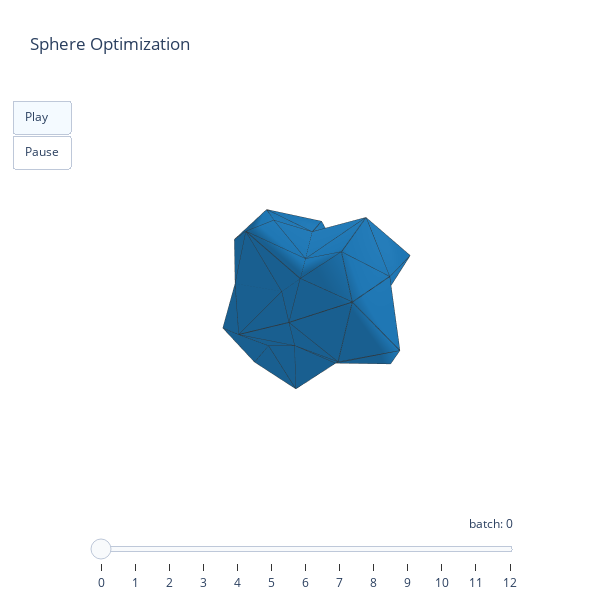

This figure's notebook cell:
### Code cell
animation_3D.get_fig(duration=50).show()

# The following values should hopefully both be near 1.0
print(np.min(rho), np.max(rho))

### Figure 1 — Plotly figure (JSON) as saved in the notebook; plotly's stock layout.template omitted (floating-point values rounded to 4 significant figures; data arrays with more than 128 entries replaced by an {"elided": "..."} marker saying what was removed)
{"data": [{"facecolor": ["rgb(31, 119, 180)", "rgb(31, 119, 180)", "rgb(31, 119, 180)", "rgb(31, 119, 180)", "rgb(31, 119, 180)", "rgb(31, 119, 180)", "rgb(31, 119, 180)", "rgb(31, 119, 180)", "rgb(31, 119, 180)", "rgb(31, 119, 180)", "rgb(31, 119, 180)", "rgb(31, 119, 180)", "rgb(31, 119, 180)", "rgb(31, 119, 180)", "rgb(31, 119, 180)", "rgb(31, 119, 180)", "rgb(31, 119, 180)", "rgb(31, 119, 180)", "rgb(31, 119, 180)", "rgb(31, 119, 180)", "rgb(31, 119, 180)", "rgb(31, 119, 180)", "rgb(31, 119, 180)", "rgb(31, 119, 180)", "rgb(31, 119, 180)", "rgb(31, 119, 180)", "rgb(31, 119, 180)", "rgb(31, 119, 180)", "rgb(31, 119, 180)", "rgb(31, 119, 180)", "rgb(31, 119, 180)", "rgb(31, 119, 180)", "rgb(31, 119, 180)", "rgb(31, 119, 180)", "rgb(31, 119, 180)", "rgb(31, 119, 180)", "rgb(31, 119, 180)", "rgb(31, 119, 180)", "rgb(31, 119, 180)", "rgb(31, 119, 180)", "rgb(31, 119, 180)", "rgb(31, 119, 180)", "rgb(31, 119, 180)", "rgb(31, 119, 180)", "rgb(31, 119, 180)", "rgb(31, 119, 180)", "rgb(31, 119, 180)", "rgb(31, 119, 180)", "rgb(31, 119, 180)", "rgb(31, 119, 180)", "rgb(31, 119, 180)", "rgb(31, 119, 180)", "rgb(31, 119, 180)", "rgb(31, 119, 180)", "rgb(31, 119, 180)", "rgb(31, 119, 180)", "rgb(31, 119, 180)", "rgb(31, 119, 180)", "rgb(31, 119, 180)", "rgb(31, 119, 180)", "rgb(31, 119, 180)", "rgb(31, 119, 180)", "rgb(31, 119, 180)", "rgb(31, 119, 180)", "rgb(31, 119, 180)", "rgb(31, 119, 180)", "rgb(31, 119, 180)", "rgb(31, 119, 180)", "rgb(31, 119, 180)", "rgb(31, 119, 180)", "rgb(31, 119, 180)", "rgb(31, 119, 180)", "rgb(31, 119, 180)", "rgb(31, 119, 180)", "rgb(31, 119, 180)", "rgb(31, 119, 180)", "rgb(31, 119, 180)", "rgb(31, 119, 180)", "rgb(31, 119, 180)", "rgb(31, 119, 180)"], "i": [0, 12, 13, 13, 0, 13, 15, 15, 0, 14, 12, 12, 0, 15, 16, 16, 0, 16, 14, 14, 1, 17, 19, 19, 1, 18, 17, 17, 1, 19, 21, 21, 1, 20, 18, 18, 1, 21, 20, 20, 2, 23, 25, 25, 2, 24, 22, 22, 2, 25, 24, 24, 3, 26, 28, 28, 3, 28, 29, 29, 3, 29, 27, 27, 4, 30, 31, 31, 4, 32, 30, 30, 5, 33, 35, 35, 5, 34, 33, 33], "j": [12, 2, 22, 12, 13, 4, 31, 13, 14, 5, 23, 14, 15, 8, 40, 15, 16, 10, 34, 16, 17, 3, 27, 17, 18, 6, 26, 18, 19, 7, 38, 19, 20, 8, 36, 20, 21, 10, 40, 21, 23, 5, 35, 23, 24, 9, 32, 24, 25, 11, 41, 25, 26, 6, 37, 26, 28, 9, 41, 28, 29, 11, 39, 29, 30, 6, 36, 30, 32, 9, 37, 32, 33, 7, 39, 33, 34, 10, 38, 34], "k": [13, 22, 4, 22, 15, 31, 8, 31, 12, 23, 2, 23, 16, 40, 10, 40, 14, 34, 5, 34, 19, 27, 7, 27, 17, 26, 3, 26, 21, 38, 10, 38, 18, 36, 6, 36, 20, 40, 8, 40, 25, 35, 11, 35, 22, 32, 4, 32, 24, 41, 9, 41, 28, 37, 9, 37, 29, 41, 11, 41, 27, 39, 7, 39, 31, 36, 8, 36, 30, 37, 6, 37, 35, 39, 11, 39, 33, 38, 7, 38], "name": "", "type": "mesh3d", "x": [0, 0, 0, 0, 0.408, -0.6164, 0.6655, -0.5295, 0.6253, 0.3779, -0.452, -0.7103, 0, 0.2808, -0.6065, 0.3632, -0.3487, 0, 0.5742, -0.5327, 0.273, -0.3977, 0.5778, -0.395, 0.3359, -0.403, 0.5999, -0.7123, 0.2173, -0.3923, 1.103, 0.8174, 0.7298, -0.594, -1.129, -1.07, 0.5852, 0.909, -0.7393, -1.09, 0, 0], "y": [0.5131, 0.2506, -0.5097, -0.4715, 0, 0, 0, 0, 1.012, -0.6115, 0.7314, -1.149, 0, 0.1736, 0.3748, 0.9509, 0.9128, 0, 0.3549, 0.3292, 0.7147, 1.041, -0.3571, -0.2441, -0.8793, -1.055, -0.3708, -0.4402, -0.5688, -1.027, 0, 0.5052, -0.451, 0, 0.6979, -0.6615, 0.3617, -0.5618, 0.4569, -0.6738, 1.341, -0.8315], "z": [0.8303, -0.4055, 0.8248, -0.7629, 0.2522, 0.3809, -0.4113, -0.3272, 0, 0, 0, 0, 0.5222, 0.4544, 0.9813, 0.5877, 0.5642, -1.425, -0.929, -0.8619, -0.4417, -0.6435, 0.9349, 0.6392, 0.5434, 0.6521, -0.9707, -1.153, -0.3516, -0.6348, 0, 0.3122, 0.2787, 0, 0.4313, 0.4088, -0.2235, -0.3472, -0.2824, -0.4164, 0, 0]}, {"line": {"color": "rgb(50, 50, 50)", "width": 1.5}, "mode": "lines", "showlegend": false, "type": "scatter3d", "x": {"elided": "400 float values"}, "y": {"elided": "400 float values"}, "z": {"elided": "400 float values"}}], "layout": {"height": 600, "scene": {"hovermode": false, "xaxis": {"color": "#ffffff", "range": [-1.341, 1.341], "showaxeslabels": false, "showbackground": false, "showspikes": false, "showticklabels": false}, "yaxis": {"color": "#ffffff", "range": [-1.341, 1.341], "showaxeslabels": false, "showbackground": false, "showspikes": false, "showticklabels": false}, "zaxis": {"color": "#ffffff", "range": [-1.341, 1.341], "showaxeslabels": false, "showbackground": false, "showspikes": false, "showticklabels": false}}, "sliders": [{"currentvalue": {"prefix": "batch: ", "xanchor": "right"}, "steps": [{"args": [["0"], {"frame": {"duration": 50}, "mode": "immediate", "transition": {"duration": 0}}], "label": "0", "method": "animate"}, {"args": [["1"], {"frame": {"duration": 50}, "mode": "immediate", "transition": {"duration": 0}}], "label": "1", "method": "animate"}, {"args": [["2"], {"frame": {"duration": 50}, "mode": "immediate", "transition": {"duration": 0}}], "label": "2", "method": "animate"}, {"args": [["3"], {"frame": {"duration": 50}, "mode": "immediate", "transition": {"duration": 0}}], "label": "3", "method": "animate"}, {"args": [["4"], {"frame": {"duration": 50}, "mode": "immediate", "transition": {"duration": 0}}], "label": "4", "method": "animate"}, {"args": [["5"], {"frame": {"duration": 50}, "mode": "immediate", "transition": {"duration": 0}}], "label": "5", "method": "animate"}, {"args": [["6"], {"frame": {"duration": 50}, "mode": "immediate", "transition": {"duration": 0}}], "label": "6", "method": "animate"}, {"args": [["7"], {"frame": {"duration": 50}, "mode": "immediate", "transition": {"duration": 0}}], "label": "7", "method": "animate"}, {"args": [["8"], {"frame": {"duration": 50}, "mode": "immediate", "transition": {"duration": 0}}], "label": "8", "method": "animate"}, {"args": [["9"], {"frame": {"duration": 50}, "mode": "immediate", "transition": {"duration": 0}}], "label": "9", "method": "animate"}, {"args": [["10"], {"frame": {"duration": 50}, "mode": "immediate", "transition": {"duration": 0}}], "label": "10", "method": "animate"}, {"args": [["11"], {"frame": {"duration": 50}, "mode": "immediate", "transition": {"duration": 0}}], "label": "11", "method": "animate"}, {"args": [["12"], {"frame": {"duration": 50}, "mode": "immediate", "transition": {"duration": 0}}], "label": "12", "method": "animate"}], "transition": {"duration": 0}}], "title": {"text": "Sphere Optimization"}, "updatemenus": [{"buttons": [{"args": [null, {"frame": {"duration": 50}, "fromcurrent": true, "transition": {"duration": 0}}], "label": "Play", "method": "animate"}, {"args": [[null], {"frame": {"duration": 0}, "mode": "immediate", "transition": {"duration": 0}}], "label": "Pause", "method": "animate"}], "type": "buttons"}], "width": 600}}
